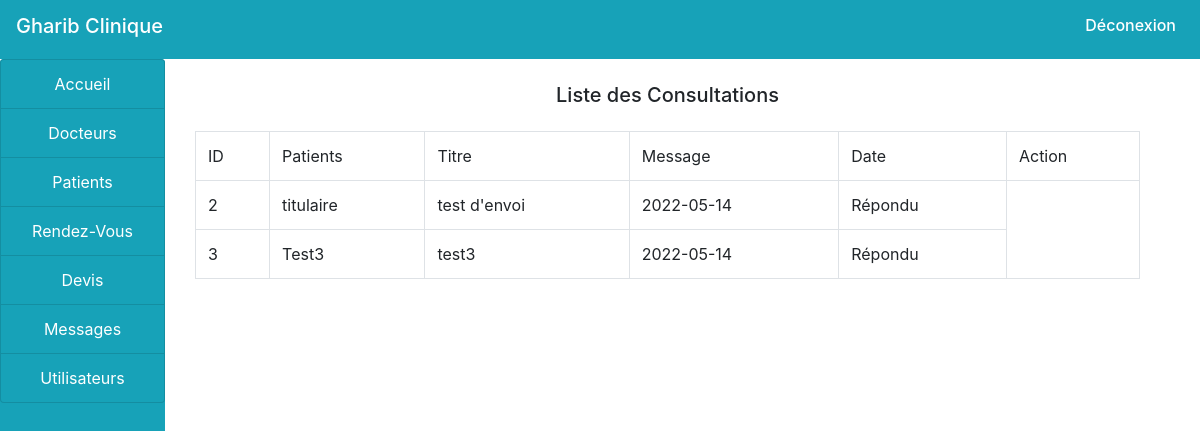
The app's page /ramaprojet/administration/consultation.php with its own data.
### tables this page shows
CREATE TABLE IF NOT EXISTS `consultations` (
  `id` int(11) NOT NULL AUTO_INCREMENT,
  `idenv` varchar(10) NOT NULL,
  `titre` varchar(100) NOT NULL,
  `message` text NOT NULL,
  `datenv` date NOT NULL,
  `profile` varchar(20) NOT NULL,
  `vers` varchar(10) NOT NULL,
  `statut` varchar(5) NOT NULL,
  PRIMARY KEY (`id`)
);

### ramaprojet/administration/consultation.php (the view, shortened to what this page needs)
<!doctype html>
<html >
<head>
</head>
<body>
  <?php
  include("../include/header.php");
  ?>
  <div class="container-fluid">
  <div class="col-md-12">
  <div class="row">
  <div class="col-md-2" style="margin-left: -30px;">
  <?php
  include("sidenav.php");
  ?>
  </div>
  <div class="col-md-10">
  <h5 class="text-center my-4">Liste des Consultations</h5>
  <?php
  $cnx=new PDO('mysql:host=localhost;dbname=clinica;charset=utf8','root','');
  $c="patient";
  $req=$cnx->prepare('Select * from consultations where profile=?');
  $req->execute([$c]);
  $nbr = $req->rowCount();
?>
    <table class='table  table-bordered'>
    <tr>
    <td>ID</td>
	<td>Patients</td>
    <td>Titre</td>
    <td>Message</td>
    <td>Date</td>
	<td>Action</td>
    </tr>
 <?php
    if ($nbr < 1 ) {
   ?>
        <tr><td colspan='6' class='text-center'>Pas de message</td> </tr>
      <?php
	  }
	  else
	  {
      while($row=$req->fetch()){
?>
		<tr>
        <td><?php echo $row['id'];?></td>
        <td><?php echo $row['titre'];?></td>
        <td><?php echo $row['message'];?></td>
        <td><?php echo $row['datenv'];?></td>
        <td><?php if ($row['statut']=='non')
		{
			echo "<button type='button' class='btn btn-success editbtn'> Répondre </button>";
        } else{
		        echo "Répondu";
		} ?>
		</td>
  </tr>
 <?php
      }
	  }?>
  </table>

### records on screen
consultations: id "2", titre "titulaire", message "test d'envoi", datenv "2022-05-14", statut "Répondu"
consultations: id "3", titre "Test3", message "test3", datenv "2022-05-14", statut "Répondu"
